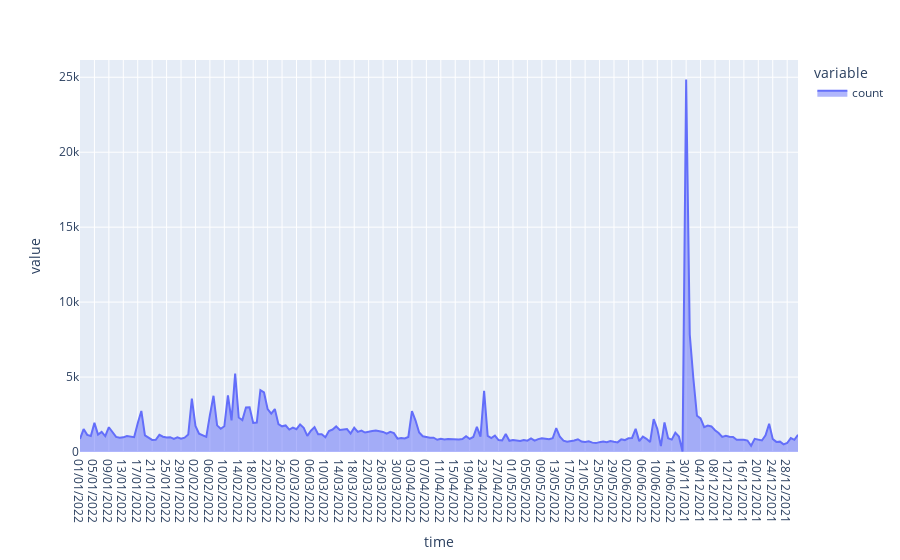

Notebook code cell kept with this figure:
### Code cell
data = data[data['collection_name'] == 'mfers']
data[['count']].plot(kind='area')

### Figure 1 — Plotly figure (JSON) as saved in the notebook; plotly's stock layout.template omitted (floating-point values rounded to 4 significant figures; data arrays with more than 128 entries replaced by an {"elided": "..."} marker saying what was removed)
{"data": [{"fillpattern": {"shape": ""}, "hovertemplate": "variable=count<br>time=%{x}<br>value=%{y}<extra></extra>", "legendgroup": "count", "line": {"color": "#636efa"}, "marker": {"symbol": "circle"}, "mode": "lines", "name": "count", "orientation": "v", "showlegend": true, "stackgroup": "1", "type": "scatter", "x": {"elided": "200 str values"}, "xaxis": "x", "y": {"elided": "200 int values"}, "yaxis": "y"}], "layout": {"legend": {"title": {"text": "variable"}, "tracegroupgap": 0}, "margin": {"t": 60}, "xaxis": {"anchor": "y", "domain": [0, 1], "title": {"text": "time"}}, "yaxis": {"anchor": "x", "domain": [0, 1], "title": {"text": "value"}}}}
